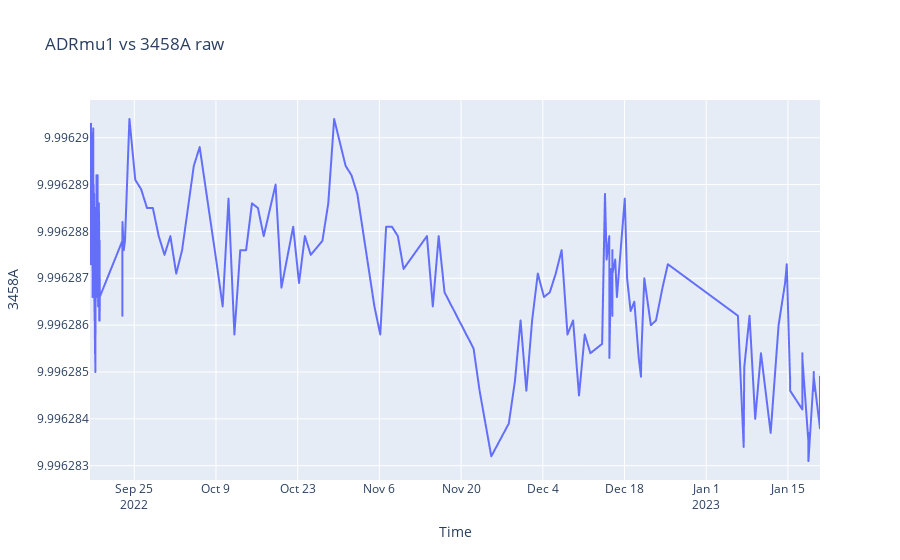

The code cell stored with this chart in its notebook:
### Code cell
import pandas as pd
import plotly.express as px

raw=pd.read_csv('https://raw.githubusercontent.com/marcoreps/multiinstrumentalist/master/csv/ADRmu1-3458A.csv')
fig1 = px.line(raw, x = 'Time', y = '3458A', title='ADRmu1 vs HP 3458A raw')
fig1.show()

### Figure 1 — Plotly figure (JSON) as saved in the notebook; plotly's stock layout.template omitted (floating-point values rounded to 4 significant figures; data arrays with more than 128 entries replaced by an {"elided": "..."} marker saying what was removed)
{"data": [{"hovertemplate": "Time=%{x}<br>3458A=%{y}<extra></extra>", "legendgroup": "", "line": {"color": "#636efa", "dash": "solid"}, "mode": "lines", "name": "", "showlegend": false, "type": "scattergl", "x": {"elided": "1581 str values"}, "xaxis": "x", "y": {"elided": "1581 float values"}, "yaxis": "y"}], "layout": {"autosize": true, "legend": {"tracegroupgap": 0}, "title": {"text": "ADRmu1 vs 3458A raw"}, "xaxis": {"anchor": "y", "autorange": true, "domain": [0, 1], "range": ["2022-09-17 09:58:50", "2023-01-20 11:55:35"], "title": {"text": "Time"}, "type": "date"}, "yaxis": {"anchor": "x", "autorange": true, "domain": [0, 1], "range": [9.996, 9.996], "title": {"text": "3458A"}, "type": "linear"}}}
